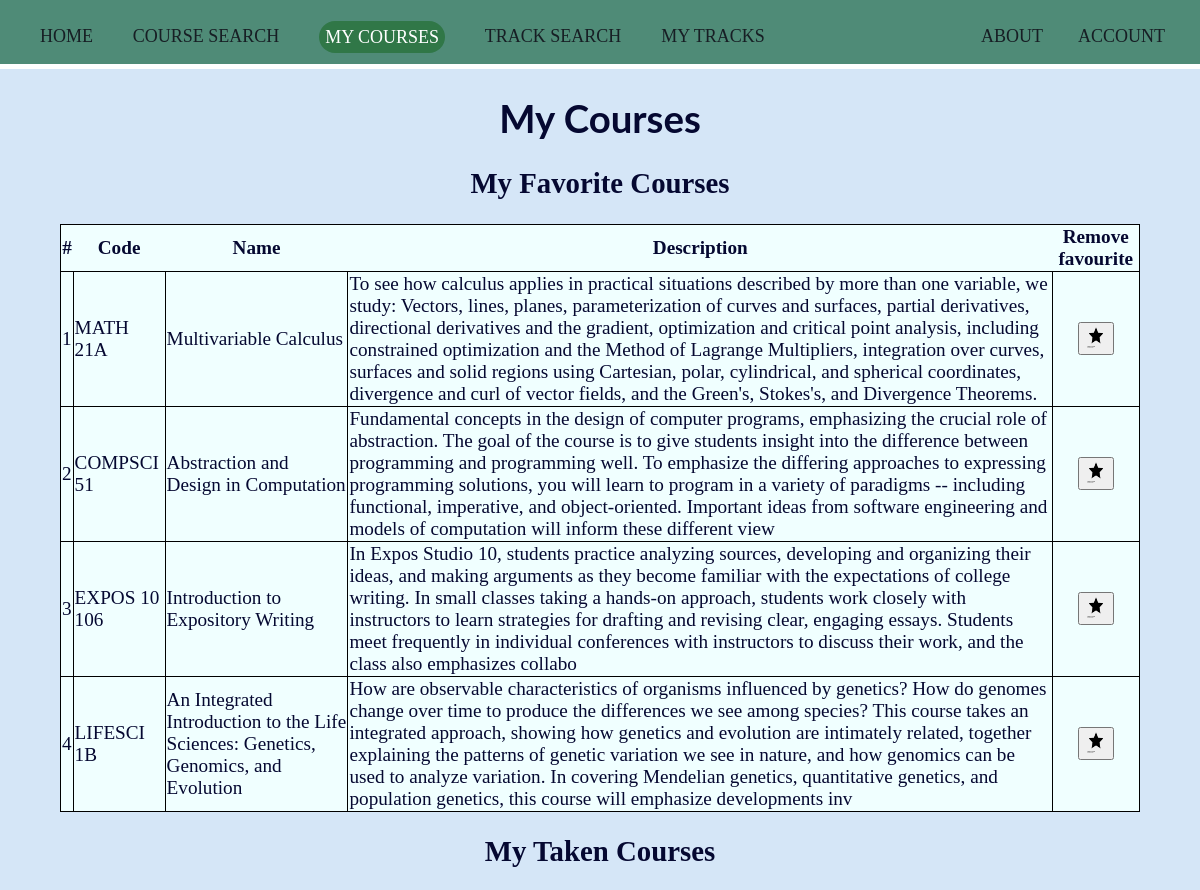
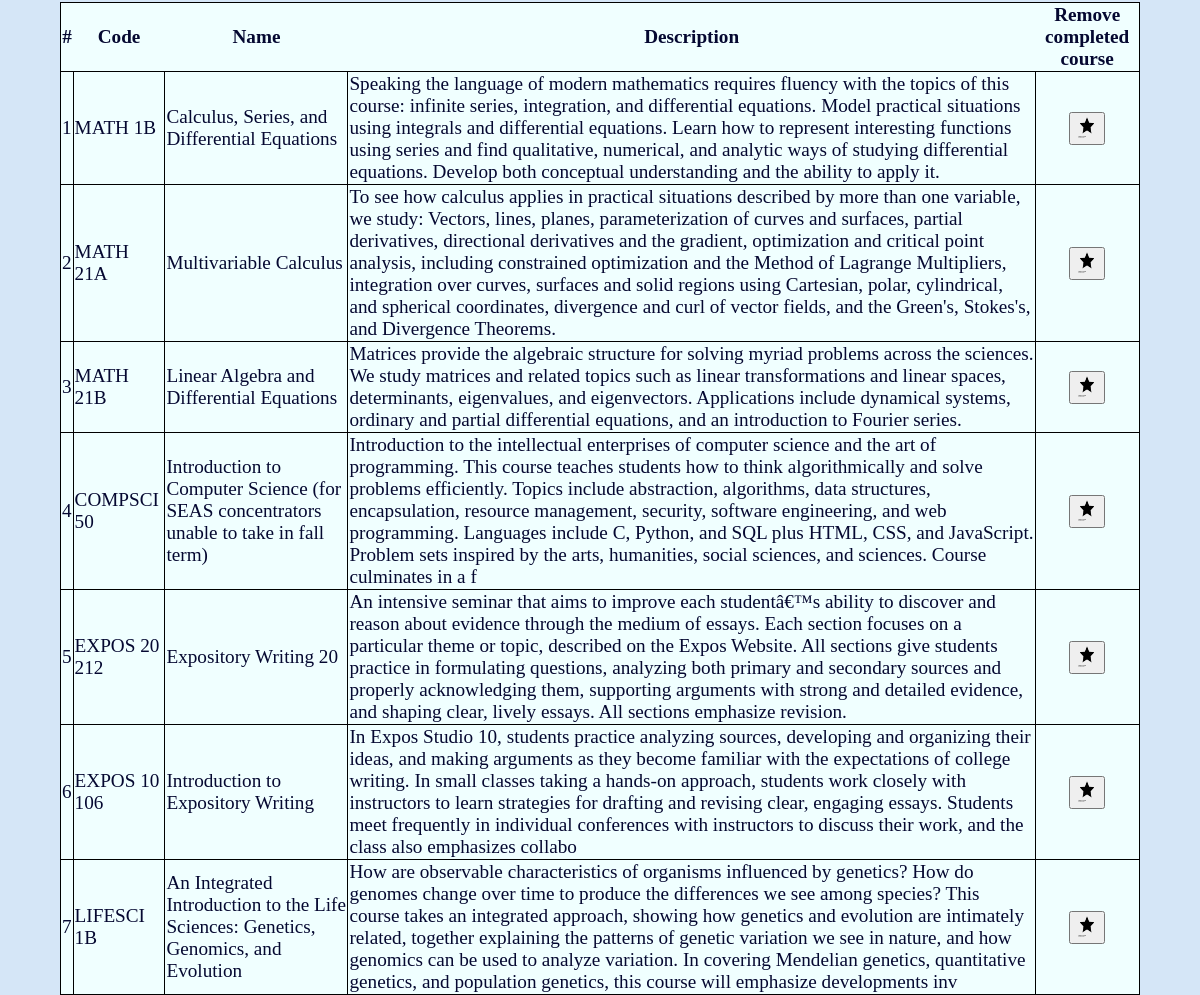
Page /mycourses (signed in) on the committed database (2 pictures, top to bottom).
### tables this page shows
CREATE TABLE courses (
            id INTEGER,
            name TEXT NOT NULL,
            description TEXT,
            code TEXT UNIQUE NOT NULL,
            PRIMARY KEY(id)
            );

### app.py (the view)
@app.route('/mycourses')
@login_required
def mycourses():
    mycourses = "currentpage"
    conn, db = make_cursor("coursedatabase.db")
    user_id = session["user_id"]
    db.execute("SELECT courses.id, courses.name, courses.description, courses.code FROM courses JOIN favourites ON favourites.course_id = courses.id WHERE favourites.user_id = ?", [user_id])
    favourites = db.fetchall()
    completed = db.execute("SELECT courses.id, courses.name, courses.description, courses.code FROM courses JOIN completed ON completed.course_id = courses.id WHERE completed.user_id = ?", [user_id]).fetchall()
    return render_template("mycourses.html", mycourses=mycourses, favourites=favourites, completed=completed)

### app.py (called while the page is built)
@app.after_request
def after_request(response):
    response.headers["Cache-Control"] = "no-cache, no-store, must-revalidate"
    response.headers["Expires"] = 0
    response.headers["Pragma"] = "no-cache"
    return response

### helpers.py (called while the page is built)
def login_required(f):
    @wraps(f)
    def decorated_function(*args, **kwargs):
        if session.get("user_id") is None:
            return redirect("/login")
        return f(*args, **kwargs)
    return decorated_function

def make_cursor(database):
    connection = sqlite3.connect(database)
    return connection, connection.cursor()

### templates/mycourses.html (shortened to what this page needs)
{% extends "layout.html" %}
{% block main %}
<h1 style="text-align: center;">My Courses</h1>
<h2 style="text-align: center;"> My Favorite Courses</h2>
<table>
    <thead>
      <tr>
        <th> # </th>
        <th> Code </th>
        <th> Name </th>
        <th> Description </th>
        <th> Remove favourite </th>
      </tr>
    </thead>
    <tbody>
        {% for i, name, desc, code in favourites %}
        <tr>
          <td>{{ loop.index}}</td>
          <td> {{ code }} </td>
          <td> {{ name }} </td>
          <td> {{ desc }} </td>
          <td> <form method="post" action="/removefavourite" style="text-align: center;"> <button name="id" value="{{ i }}">
            <img src="/static/noun_Star_750825.png" alt="Star by Zaff Studio from the Noun Project" style="width:20px;height:24px;">
            </form> </button> </td>
        </tr>
        {% endfor %}
    </tbody>
</table>
<h2 style="text-align: center;"> My Taken Courses</h2>
<table>
  <thead>
    <tr>
      <th> # </th>
      <th> Code </th>
      <th> Name </th>
      <th> Description </th>
      <th> Remove completed course </th>
    </tr>
  </thead>
  <tbody>
      {% for i, name, desc, code in completed %}
      <tr>
        <td>{{ loop.index}}</td>
        <td> {{ code }} </td>
        <td> {{ name }} </td>
        <td> {{ desc }} </td>
        <td> <form method="post" action="/removecompleted" style="text-align: center;"> <button name="remcomplete" value="{{ i }}">
          <img src="/static/noun_Star_750825.png" alt="Star by Zaff Studio from the Noun Project" style="width:20px;height:24px;">
          </form> </button> </td>
      </tr>
      {% endfor %}
  </tbody>
</table>
{% endblock %}

### templates/layout.html
<!doctype html>
<html lang="en">
    <head>
        <link rel="stylesheet" href="static/CS50project_style.css">
    </head>
    <body>
        <header>
            <div class="topbar">
                <nav>
                    <ul>
                        <li>
                            <a class=" {{ home }} " href="/"> Home </a>
                        </li>
                        <li>
                            <a class=" {{ search }} " href="/search"> Course Search </a>
                        </li>
                        <li>
                            <a class=" {{ mycourses }} " href="/mycourses"> My Courses </a>
                        </li>
                        <li>
                            <a class=" {{ tracks }} " href="/tracks"> Track Search </a>
                        </li>
                        <li>
                            <a class=" {{ mytracks }} " href="/mytracks"> My Tracks </a>
                        </li>
                        {% if session.user_id %}
                        <li style = "float:right" style = "padding-right:1em">
                            <a class=" {{ account }} " href="/account"> Account </a>
                        </li>
                        {% else %}
                        <li style = "float:right" style = "padding-right:1em">
                            <a class=" {{ login }} " href="/login"> Log In </a>
                        </li>
                        {% endif %}
                        <li style = "float:right">
                            <a class=" {{ about }} " href="/about"> About </a>
                        </li>
                    </ul>
                </nav>
            </div>
        </header>
    <main>
        {% block main %}{% endblock %}
    </main>
    </body>
</html>

### static/CS50project_style.css (style rules this page uses)
body { background-color: #d5e6f7; color: #050831; font-size: 1.2rem; margin: 0; font-family: 'Merriweather'; }
h1 { border: none; margin: none; font-family: 'Lato', sans-serif; }
header { background: #4f8b77; border-bottom: 5px solid #ffffff; }
header::after { content: ''; display: table; clear: both; }
.topbar { width: 100%; margin: 0 auto; }
nav ul { margin: 0; padding-bottom: 14px; list-style: none; }
nav li { display: inline-block; margin-right: 35px; padding-top: 25px; }
nav a { color: #171e24; text-decoration: none; text-transform: uppercase; font-size: 18px; }
nav a.currentpage { color:white; background-color: #307747; border: .4rem solid transparent; border-radius: 1.3rem; line-height: 1.4; padding: none; text-align: center; transition: color 0.15s ease-in-out, background-color 0.15s ease-in-out, border-color 0.15s ease-in-out, box-shadow 0.15s ease-in-out; vertical-align: middle; }

### templates/mycourses.html (style rules this page uses)
table, tr, td { border: 1px black solid; border-collapse: collapse; }
table { width:90%; margin-left: auto; margin-right: auto; background-color: azure; }

### rows in the picture
courses: code "MATH 21A", name "Multivariable Calculus", description "To see how calculus applies in practical situations described by more than one variable, we study: Vectors, lines, planes, parameterization of curves and surfaces, partial derivatives, directional derivatives and the gradient, optimization and critical point analysis, including constrained optimization and the Method of Lagrange Multipliers, integration over curves, surfaces and solid regions using Cartesian, polar, cylindrical, and spherical coordinates, divergence and curl of vector fields, and the Green's, Stokes's, and Divergence Theorems.", {{ i }} 2853 (drawn)
courses: code "COMPSCI 51", name "Abstraction and Design in Computation", description "Fundamental concepts in the design of computer programs, emphasizing the crucial role of abstraction. The goal of the course is to give students insight into the difference between programming and programming well. To emphasize the differing approaches to expressing programming solutions, you will learn to program in a variety of paradigms -- including functional, imperative, and object-oriented. Important ideas from software engineering and models of computation will inform these different view", {{ i }} 845 (drawn)
courses: code "EXPOS 10 106", name "Introduction to Expository Writing", description "In Expos Studio 10, students practice analyzing sources, developing and organizing their ideas, and making arguments as they become familiar with the expectations of college writing. In small classes taking a hands-on approach, students work closely with instructors to learn strategies for drafting and revising clear, engaging essays. Students meet frequently in individual conferences with instructors to discuss their work, and the class also emphasizes collabo", {{ i }} 2863 (drawn)
courses: code "LIFESCI 1B", name "An Integrated Introduction to the Life Sciences: Genetics, Genomics, and Evolution", description "How are observable characteristics of organisms influenced by genetics? How do genomes change over time to produce the differences we see among species? This course takes an integrated approach, showing how genetics and evolution are intimately related, together explaining the patterns of genetic variation we see in nature, and how genomics can be used to analyze variation. In covering Mendelian genetics, quantitative genetics, and population genetics, this course will emphasize developments inv", {{ i }} 687 (drawn)
courses: code "MATH 1B", name "Calculus, Series, and Differential Equations", description "Speaking the language of modern mathematics requires fluency with the topics of this course: infinite series, integration, and differential equations. Model practical situations using integrals and differential equations. Learn how to represent interesting functions using series and find qualitative, numerical, and analytic ways of studying differential equations. Develop both conceptual understanding and the ability to apply it.", {{ i }} 2760 (drawn)
courses: code "MATH 21B", name "Linear Algebra and Differential Equations", description "Matrices provide the algebraic structure for solving myriad problems across the sciences. We study matrices and related topics such as linear transformations and linear spaces, determinants, eigenvalues, and eigenvectors. Applications include dynamical systems, ordinary and partial differential equations, and an introduction to Fourier series.", {{ i }} 2854 (drawn)
courses: code "COMPSCI 50", name "Introduction to Computer Science (for SEAS concentrators unable to take in fall term)", description "Introduction to the intellectual enterprises of computer science and the art of programming. This course teaches students how to think algorithmically and solve problems efficiently. Topics include abstraction, algorithms, data structures, encapsulation, resource management, security, software engineering, and web programming. Languages include C, Python, and SQL plus HTML, CSS, and JavaScript. Problem sets inspired by the arts, humanities, social sciences, and sciences. Course culminates in a f", {{ i }} 3195 (drawn)
courses: code "EXPOS 20 212", name "Expository Writing 20", description "An intensive seminar that aims to improve each studentâ€™s ability to discover and reason about evidence through the medium of essays. Each section focuses on a particular theme or topic, described on the Expos Website. All sections give students practice in formulating questions, analyzing both primary and secondary sources and properly acknowledging them, supporting arguments with strong and detailed evidence, and shaping clear, lively essays. All sections emphasize revision.", {{ i }} 837 (drawn)
